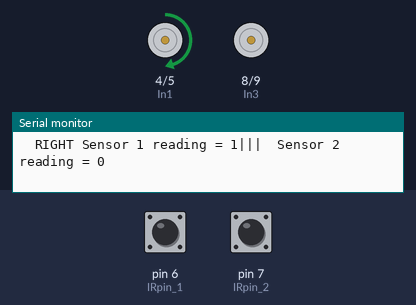
Simulated run of this sketch. Board: Arduino Uno, built with avr-gcc and run on an emulated ATmega328P. On the bench: motor-driver pin pairs drawn as motors (green arrow = first pin HIGH = forward, orange = second pin HIGH = backward, longer = more drive, scaled by the enable pin), the last lines printed to the serial monitor. Inputs (shaded band) come from the test bench; at power-on: pin 6 (IRpin_1) HIGH, pin 7 (IRpin_2) LOW.

Above: at 1.2 s.
1.3 s: pin 6 (IRpin_1) driven LOW
At 2.1 s:
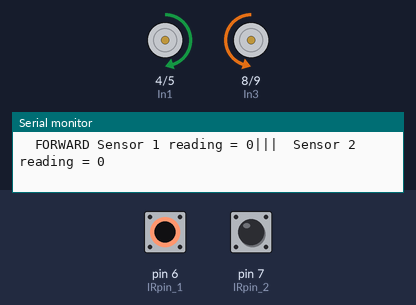
2.8 s: pin 7 (IRpin_2) driven HIGH
At 3.6 s:
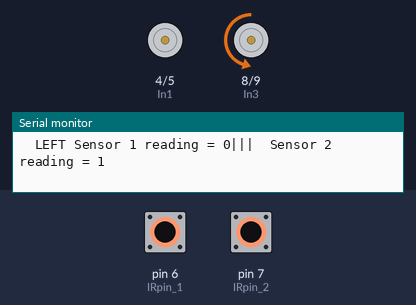
4.3 s: pin 6 (IRpin_1) driven HIGH
At 5.5 s:
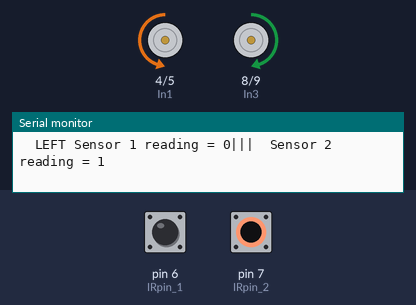
6.3 s: pin 7 (IRpin_2) driven LOW
At 6.6 s:
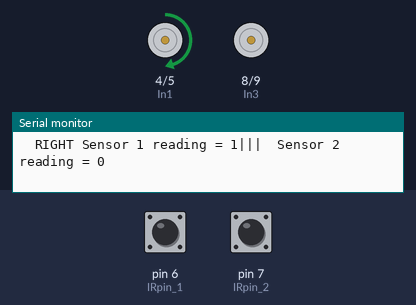
9.3 s: pin 6 (IRpin_1) pulsed LOW 2 times (0.12 s each, 0.3 s apart)
At 9.52 s:
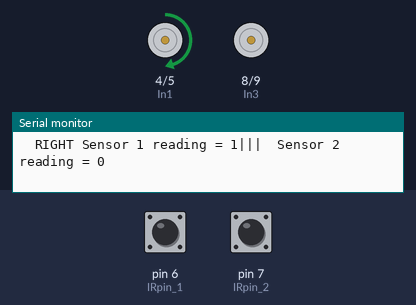
12.9 s: pin 7 (IRpin_2) pulsed HIGH 2 times (0.12 s each, 0.3 s apart)
At 13.2 s:
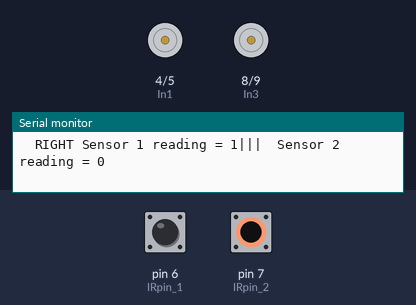
Timing chart, 0 to 15.9 s (numbered marks = the images above; inputs shaded):
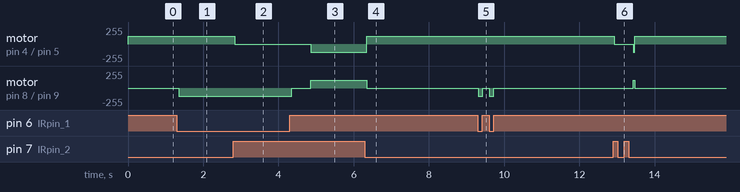

Measured:
- after the input at 1.3 s, motor on pin 8 (In3) / pin 9 (In4): stopped → backward 120/255 after 0.06 s
- after the input at 2.8 s, motor on pin 4 (In1) / pin 5 (In2): forward 120/255 → stopped at once
- after the input at 4.3 s, motor on pin 4 (In1) / pin 5 (In2): stopped → backward 120/255 after 0.55 s; motor on pin 8 (In3) / pin 9 (In4): backward 120/255 → stopped after 0.05 s, → forward 120/255 0.50 s later
- after the input at 6.3 s, motor on pin 4 (In1) / pin 5 (In2): backward 120/255 → forward 120/255 after 0.05 s; motor on pin 8 (In3) / pin 9 (In4): forward 120/255 → stopped after 0.05 s
- after the input at 9.3 s, motor on pin 8 (In3) / pin 9 (In4): alternates backward 120/255 for 0.12 s and stopped for 0.17 s, 4 changes in all, then stays stopped, starting at once
- after the input at 12.9 s, motor on pin 4 (In1) / pin 5 (In2): forward 120/255 → stopped at once, → forward 120/255 0.50 s later; motor on pin 8 (In3) / pin 9 (In4): stopped → forward 120/255 after 0.53 s, → stopped 0.05 s later

The sketch:

line_following_bot.ino
```cpp
#define IRpin_1 6    // IR pin Right
#define IRpin_2 7    // IR pin Left

const int En_A = 3;  // Enable pin A & B
const int En_B = 10;

const int In1 = 4;   // Input pins of motor driver
const int In2 = 5;
const int In3 = 8;
const int In4 = 9;

const int motorSpeed = 120;  // Motor speed
const int SlowmotorSpeed = 90;

void setup() {
  Serial.begin(9600);
  pinMode(En_A, OUTPUT);
  pinMode(En_B, OUTPUT);
  pinMode(In1, OUTPUT);
  pinMode(In2, OUTPUT);
  pinMode(In3, OUTPUT);
  pinMode(In4, OUTPUT);

  pinMode(IRpin_1, INPUT);
  pinMode(IRpin_2, INPUT);
}

void loop() {
  int IRread_right = digitalRead(IRpin_1);  // Reading the value of IR sensor
  int IRread_left  = digitalRead(IRpin_2);

  if(IRread_right == LOW && IRread_left == LOW) {
    forward();
    Serial.print("  FORWARD");
    direction(IRread_right , IRread_left );
  } else if(IRread_right == HIGH && IRread_left == LOW) {
    right();
    Serial.print("  RIGHT");
    direction(IRread_right , IRread_left );
  } else if(IRread_right == LOW && IRread_left == HIGH) {
    left();
    Serial.print("  LEFT");
    direction(IRread_right , IRread_left );
  } else {
    stop();
    delay(500);
    backward();
    Serial.print("  BACKWARD");
    direction(IRread_right , IRread_left );
  }
  delay(50);
}

void forward() {
  analogWrite(En_A, motorSpeed);
  analogWrite(En_B, motorSpeed);
  set_motor(In1, In2, In3, In4, HIGH, LOW, LOW, HIGH);
}

void backward() {
  analogWrite(En_A, SlowmotorSpeed);
  analogWrite(En_B, SlowmotorSpeed);
  set_motor(In1, In2, In3, In4, LOW, HIGH, HIGH, LOW);

  // Keep checking until either sensor detects the line
  while (true) {
    int IRread_right = digitalRead(IRpin_1);
    int IRread_left  = digitalRead(IRpin_2);
    if (IRread_right == LOW || IRread_left == LOW) {
    break; // Exit backward motion when either sensor detects the line
    }
  }
}

void left() {
  analogWrite(En_A, motorSpeed);
  analogWrite(En_B, motorSpeed);
  set_motor(In1, In2, In3, In4, LOW, LOW, LOW, HIGH);
}

void right() {
  analogWrite(En_A, motorSpeed);
  analogWrite(En_B, motorSpeed);
  set_motor(In1, In2, In3, In4, HIGH, LOW, LOW, LOW);
}

void stop() {
  analogWrite(En_A, 0); // Stop motors by setting speed to 0
  analogWrite(En_B, 0);
  set_motor(In1, In2, In3, In4, LOW, LOW, LOW, LOW);
}

void set_motor(int pin1, int pin2, int pin3, int pin4, int val1, int val2, int val3, int val4) {
  digitalWrite(pin1, val1);
  digitalWrite(pin2, val2);
  digitalWrite(pin3, val3);
  digitalWrite(pin4, val4);
}

void direction(int IRread_right , int IRread_left){
  Serial.print(" Sensor 1 reading = ");
  Serial.print(IRread_right);
  Serial.print("|||  Sensor 2 reading = ");
  Serial.println(IRread_left);
}
```
